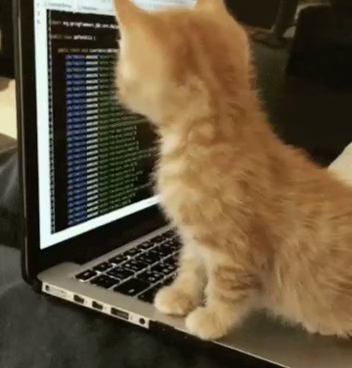
#> input picture frame 5 of video_transmission/kitten.mp4, 352 x 368 px
$ python video_transmission.py
#> lines starting #> are read from the running program, lines starting #| are printed output that depends on the picture
# ============================================
# Author: Виктория Комарова (Vikitoria007)
# License: MIT
# GitHub: https://github.com/Vikitoria007/noisy-channel-transmission
# ============================================

import cv2
import numpy as np
import matplotlib.pyplot as plt

# [139 lines left out: functions compress_quantize, frame_to_bits, bits_to_frame, qpsk_modulate, qpsk_demodulate, ofdm_modulate and 3 more, not called in this run]

if __name__ == "__main__":
    print ("передаем MP4 с котенком-программистом")

    # показ исходного видео
    print ("показываем исходное цветное видео")
    cap_show = cv2.VideoCapture("kitten.mp4")
    while True:
        ret, frame = cap_show.read()
#> frame is the input picture: shape (368, 352, 3); mean B, G, R 59.7, 84.6, 100.5
        if not ret:
            break
        cv2.imshow("Original Video (Color)", frame)
        if cv2.waitKey(30) & 0xFF == ord('q'):
#> (key q is pressed here)
            break
    cap_show.release()
    cv2.destroyAllWindows()
    print("показ исходного видео завершен")

    # загружаем кадры
    cap = cv2.VideoCapture("kitten.mp4")
    original_frames = []
    while True:
        ret, frame = cap.read()
        if not ret:
            break
        gray = cv2.cvtColor(frame, cv2.COLOR_BGR2GRAY)
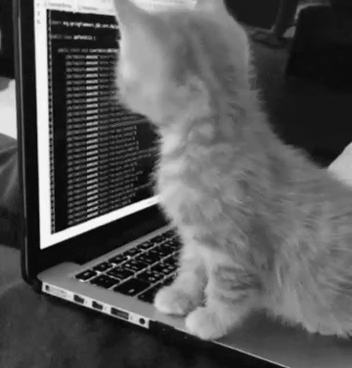
#> gray: shape (368, 352); min 0, max 253, mean 86.5
        small = cv2.resize(gray, (64, 64))
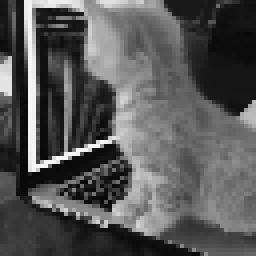
#> small: shape (64, 64) (shown 4 times larger); min 7, max 247, mean 86.8
        original_frames.append(small)
    cap.release()

    print(f"Всего кадров: {len(original_frames)}")

    # BER
    first_frame = original_frames[0]
    bits, shape = frame_to_bits(first_frame)
    print(f"Битов в кадре: {len(bits)}")

    # QPSK модуляция
    qpsk_symbols = qpsk_modulate(bits)
    print (f"QPSK-символов: {len(qpsk_symbols)}")

    plot_ber_curve(bits, qpsk_symbols, snr_range = (0, 25, 3))

    # передаем все кадры
    recovered_frames = []
    snr = 20

    for idx, frame in enumerate(original_frames):
        bits, shape = frame_to_bits(frame)
        qpsk_symbols = qpsk_modulate(bits)
        ofdm_signal = ofdm_modulate(qpsk_symbols)
        rx_signal = add_awgn_noise(ofdm_signal, snr)
        rx_symbols = ofdm_demodulate(rx_signal)
        rx_symbols = rx_symbols[:len(qpsk_symbols)]
        bits_recovered = qpsk_demodulate(rx_symbols)
        bits_recovered = bits_recovered[:len(bits)]
        recovered_frame = bits_to_frame(bits_recovered, shape)
        recovered_frames.append(recovered_frame)

        if (idx + 1) % 5 == 0:
            print(f"Обработано кадров: {idx+1}/{len(original_frames)}")

    # созвездие qpsk
    fig1, axes = plt.subplots(1, 2, figsize = (10, 5))

    axes[0].imshow(original_frames[0], cmap = "gray")
    axes[0].set_title("исходная кадр (котенок)")
    axes[0].axis("off")

    axes[1].imshow(recovered_frames[0], cmap = "gray")
    axes[1].set_title(f"после передачи по зашумленному каналу (SNR = {snr} dB)")

    plt.tight_layout()
    plt.savefig("1_comparison.png")
    print("Done. 1_comparison.png")

    # Визуализация: созвездие QPSK
    fig2, axes = plt.subplots(1, 2, figsize = (10, 5))

    axes[0].scatter(qpsk_symbols.real, qpsk_symbols.imag, s = 3, alpha = 0.5)
    axes[0].set_title("передатчик qpsk")
    axes[0].set_xlim(-2, 2)
    axes[0].set_ylim(-2, 2)
    axes[0].grid(True)
    axes[0].set_xlabel("Re")
    axes[0].set_ylabel("Im")

    axes[1].scatter(rx_symbols.real, rx_symbols.imag, s = 3, alpha = 0.5, c = "red")
    axes[1].set_title(f"приемник (SNR = {snr} dB)")
    axes[1].set_xlim(-2, 2)
    axes[1].set_ylim(-2, 2)
    axes[1].grid(True)
    axes[1].set_xlabel("Re")

    plt.tight_layout()
    plt.savefig("2constellation.png")
    print ("Done. 2constellation.png")

    print ("графики сохранены")
    print ("Восстановленное видео: recovered_kitten.avi")

    # покадровое сравнение
    print("генерируем покадровое сравнение")
    num_comparisons = min(5, len(original_frames))

    for i in range(num_comparisons):
        fig, axes = plt.subplots(1, 2, figsize = (8, 4))

        axes[0].imshow(original_frames[i], cmap="gray")
        axes[0].set_title(f"исходный кадр {i+1}")
        axes[0].axis("off")

        axes[1].imshow(recovered_frames[i], cmap="gray")
        axes[1].set_title(f"восстановленный кадр {i+1} (SNR = {snr} dB)")
        axes[1].axis("off")

        plt.tight_layout()
        plt.savefig(f"frame_comparison_{i+1}.png")
        plt.close()
    print(f"сохранено {num_comparisons} покадровых сравнений")
    print("восстановленное видео сохранено как recovered_kitten.avi")

    print ("\n программма завершена")

    print("демонстрация передачи видео в реальном времени")
    print("нажмите + для увеличения snr (лучше качество)")
    print("нажмите - для уменьшения SNR (больше шума)")
    print("нажмите q для выхода\n")

    cap_live = cv2.VideoCapture("kitten.mp4")
    snr_live = 20
    frame_count = 0

    while True:
        ret, frame = cap_live.read()
        if not ret:
            cap_live.set(cv2.CAP_PROP_POS_FRAMES, 0)
            continue

        gray = cv2.cvtColor(frame, cv2.COLOR_BGR2GRAY)
        small = cv2.resize(gray, (64, 64))
        compressed = compress_quantize(small, levels=4)

        bits, shape = frame_to_bits(compressed)
        qpsk_sym = qpsk_modulate(bits)
        ofdm_sig = ofdm_modulate(qpsk_sym)
        rx_sig = add_awgn_noise(ofdm_sig, snr_live)
        rx_sym = ofdm_demodulate(rx_sig)
        rx_sym = rx_sym[:len(qpsk_sym)]
        bits_rec = qpsk_demodulate(rx_sym)
        bits_rec = bits_rec[:len(bits)]
        recovered = bits_to_frame(bits_rec, shape)

        small = small.astype(np.uint8)
        recovered = recovered.astype(np.uint8)

        display = np.hstack([small, recovered])
        display = cv2.resize(display, (512, 256))

        cv2.putText(display, f"SNR = {snr_live} dB", (10, 20), cv2.FONT_HERSHEY_SIMPLEX, 0.5, (255, 255, 255), 1)
        cv2.putText(display, "Original (left) / received (right)", (10, 110), cv2.FONT_HERSHEY_SIMPLEX, 0.4, (200, 200, 200), 1)

        cv2.imshow("Live 5G transmission (press + / - / q)", display)

        key = cv2.waitKey(30) & 0xFF
        if key == ord('q'):
            break
        elif key == ord('+'):
            snr_live = min(snr_live + 5, 40)
            print(f"SNR = {snr_live} dB (качество улучшается)")
        elif key == ord("-"):
            snr_live = max(snr_live - 5, 0)
            print(f"SNR = {snr_live} dB (шума становится больше)")

        frame_count += 1

    cap_live.release()
    cv2.destroyAllWindows()
    print("\n Демонстрация завершена")

    plt.show()

$ run again, starting later in the video
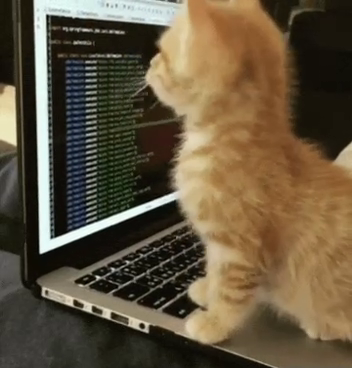
#> input picture frame 23 of video_transmission/kitten.mp4, 352 x 368 px
#> frame is the input picture: shape (368, 352, 3); mean B, G, R 62.9, 85.5, 99.5
#> `gray = cv2.cvtColor(frame, cv2.COLOR_BGR2GRAY)`:
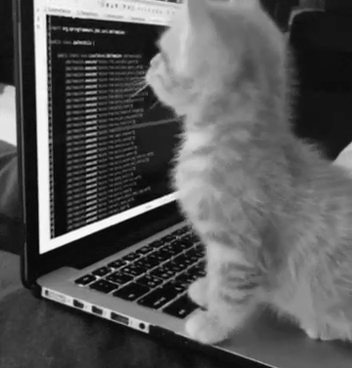
#> gray: shape (368, 352); min 0, max 253, mean 87.1
#> `small = cv2.resize(gray, (64, 64))`:
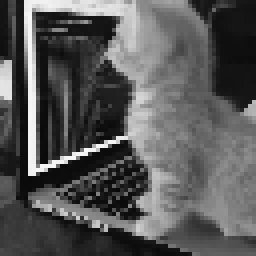
#> small: shape (64, 64) (shown 4 times larger); min 8, max 249, mean 87.2

$ run again, starting later in the video
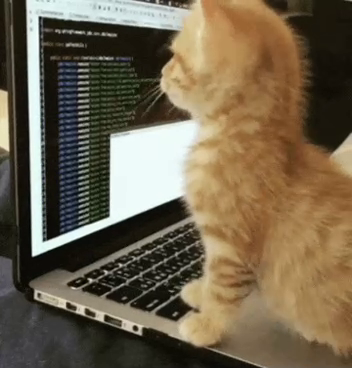
#> input picture frame 41 of video_transmission/kitten.mp4, 352 x 368 px
#> frame is the input picture: shape (368, 352, 3); mean B, G, R 77.3, 99.4, 112.8
#| Всего кадров: 11
#> the loop in frame_to_bits, `for row in pixels:` made 64 passes
#> after the loop in frame_to_bits, `for row in pixels:`: bits = 32768 items
#> `bits, shape = frame_to_bits(first_frame)`: shape = (64, 64)
#| Битов в кадре: 32768
#> the loop in qpsk_modulate, `for i in range(0, len(bits) - 1, 2):` made 16384 passes
#> after the loop in qpsk_modulate, `for i in range(0, len(bits) - 1, 2):`: symbols = 16384 items
#| QPSK-символов: 16384
#> the loop in plot_ber_curve, `for snr_db in snr_values:` made 9 passes
#> (printed output is left out)
#> after the loop in plot_ber_curve, `for snr_db in snr_values:`: ber_list = [0.146, 0.0683, 0.0187, 0.0014, 3.05e-05, 0, 0, 0, 0]
#> the loop `for idx, frame in enumerate(original_frames):` made 11 passes
#> (printed output is left out)
#> after the loop `for idx, frame in enumerate(original_frames):`: recovered_frames = 11 items
#> `plt.savefig("2constellation.png")`:
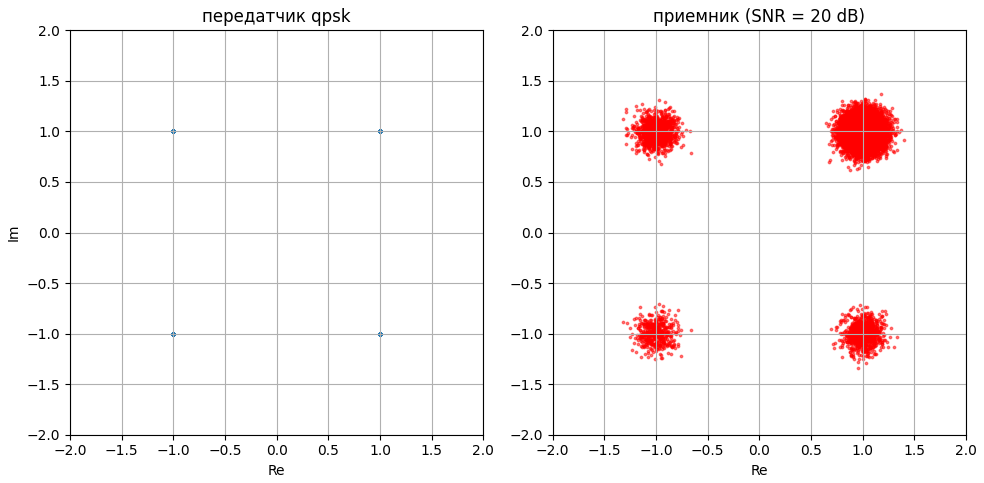
#> figure drawn by matplotlib, 2 panels
#> num_comparisons = 5
#| сохранено 5 покадровых сравнений
#> `cv2.putText(display, "Original (left) / received (right)", (10, 110), ..`:
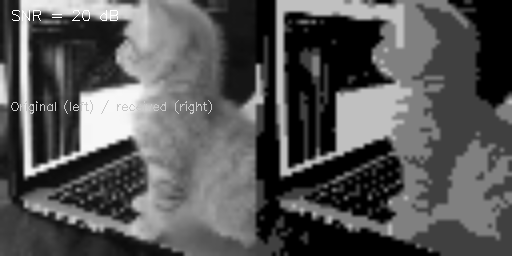
#> display: shape (256, 512); min 0, max 255, mean 85.2
